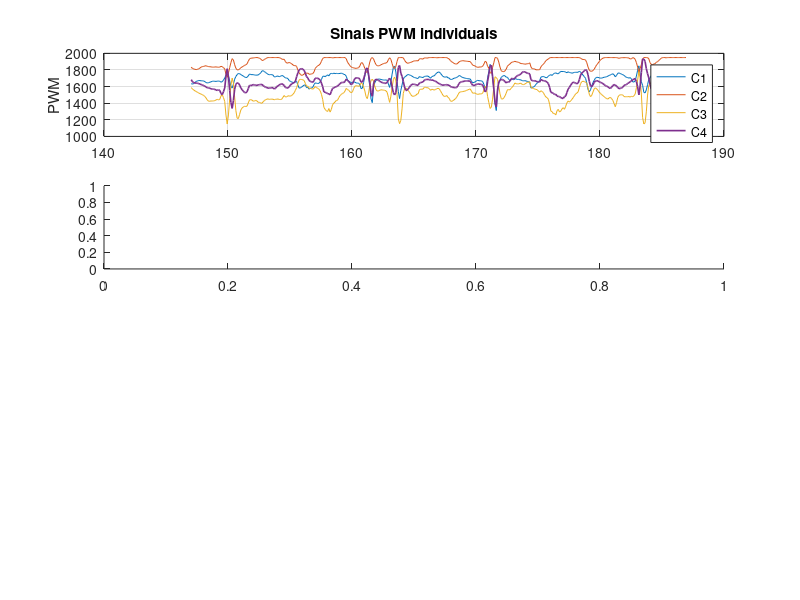

Source code (MATLAB): (Note: this script raises an error after producing the figure.)
% motor_mapping_check.m
% Diagnóstico: identifica qual canal PWM (C1-C4) corresponde a qual
% posição física do motor, usando correlação cruzada entre PWM e p_dot, q_dot, r_dot.
%
% Lógica:
%   - Se PWM_i correlaciona positivamente com p_dot → motor do lado ESQUERDO
%   - Se PWM_i correlaciona negativamente com p_dot → motor do lado DIREITO
%   - Se PWM_i correlaciona positivamente com q_dot → motor FRONTAL
%   - Se PWM_i correlaciona negativamente com q_dot → motor TRASEIRO
%   - Correlação com r_dot indica sentido CW/CCW

%% 1. Carregar e interpolar dados (mesmo que new_identification)
load("log_data.mat")

ATT.TimeS  = double(ATT.TimeUS) / 1e6;
IMU.TimeS  = double(IMU.TimeUS) / 1e6;
RCOU.TimeS = double(RCOU.TimeUS) / 1e6;

idx = IMU.I == 0;
gyrX_raw = IMU.GyrX(idx); gyrY_raw = IMU.GyrY(idx); gyrZ_raw = IMU.GyrZ(idx);
time_IMU = IMU.TimeS(idx);
time_RCOU = RCOU.TimeS;

pwm1_raw = double(RCOU.C1); pwm2_raw = double(RCOU.C2);
pwm3_raw = double(RCOU.C3); pwm4_raw = double(RCOU.C4);

t_start = max([min(time_IMU), min(time_RCOU)]);
t_end   = min([max(time_IMU), max(time_RCOU)]);
dt = 0.1;
t_common = t_start:dt:t_end;

p = interp1(time_IMU, gyrX_raw, t_common, 'linear')';
q = interp1(time_IMU, gyrY_raw, t_common, 'linear')';
r = interp1(time_IMU, gyrZ_raw, t_common, 'linear')';

pwm1 = interp1(time_RCOU, pwm1_raw, t_common, 'linear')';
pwm2 = interp1(time_RCOU, pwm2_raw, t_common, 'linear')';
pwm3 = interp1(time_RCOU, pwm3_raw, t_common, 'linear')';
pwm4 = interp1(time_RCOU, pwm4_raw, t_common, 'linear')';

%% 2. Usar janela de treino com mais excitação (147-187s)
t_range = [147, 187];
idx_r = (t_common >= t_range(1)) & (t_common <= t_range(2));
t = t_common(idx_r)';
p_r = p(idx_r); q_r = q(idx_r); r_r = r(idx_r);
pwm_r = [pwm1(idx_r), pwm2(idx_r), pwm3(idx_r), pwm4(idx_r)];

%% 3. Derivadas numéricas suavizadas
smooth_win = 5;
p_dot = gradient(movmean(p_r, smooth_win), dt);
q_dot = gradient(movmean(q_r, smooth_win), dt);
r_dot = gradient(movmean(r_r, smooth_win), dt);

% Detrend PWM (remover média — foco na variação)
pwm_det = pwm_r - mean(pwm_r);

%% 4. Correlação cruzada (normalizada)
fprintf('\n==========================================================\n');
fprintf('  DIAGNÓSTICO DE MAPEAMENTO DE MOTORES\n');
fprintf('  Janela: %d-%ds\n', t_range(1), t_range(2));
fprintf('==========================================================\n\n');

corr_matrix = zeros(4, 3);
labels_axis = {'p_dot (Roll)', 'q_dot (Pitch)', 'r_dot (Yaw)'};
labels_motor = {'C1', 'C2', 'C3', 'C4'};

for i = 1:4
    corr_matrix(i, 1) = corr(pwm_det(:,i), p_dot);
    corr_matrix(i, 2) = corr(pwm_det(:,i), q_dot);
    corr_matrix(i, 3) = corr(pwm_det(:,i), r_dot);
end

fprintf('  Correlação PWM vs derivadas angulares:\n\n');
fprintf('  %6s  |  %12s  %12s  %12s\n', '', labels_axis{1}, labels_axis{2}, labels_axis{3});
fprintf('  %s\n', repmat('-', 1, 58));
for i = 1:4
    fprintf('  %6s  |  %+12.4f  %+12.4f  %+12.4f\n', ...
        labels_motor{i}, corr_matrix(i,1), corr_matrix(i,2), corr_matrix(i,3));
end

%% 5. Interpretar resultados
fprintf('\n  --- Interpretação ---\n');
fprintf('  (corr > 0 com p_dot → motor ESQUERDO, < 0 → DIREITO)\n');
fprintf('  (corr > 0 com q_dot → motor FRONTAL,  < 0 → TRASEIRO)\n');
fprintf('  (corr com r_dot → indica sentido CW/CCW)\n\n');

pos_labels = {'??', '??', '??', '??'};
for i = 1:4
    if corr_matrix(i,1) > 0 && corr_matrix(i,2) > 0
        pos_labels{i} = 'FRENTE-ESQ';
    elseif corr_matrix(i,1) > 0 && corr_matrix(i,2) < 0
        pos_labels{i} = 'TRÁS-ESQ';
    elseif corr_matrix(i,1) < 0 && corr_matrix(i,2) > 0
        pos_labels{i} = 'FRENTE-DIR';
    elseif corr_matrix(i,1) < 0 && corr_matrix(i,2) < 0
        pos_labels{i} = 'TRÁS-DIR';
    end

    if corr_matrix(i,3) > 0
        yaw_dir = 'CW (visto de cima)';
    else
        yaw_dir = 'CCW (visto de cima)';
    end

    fprintf('  %s → %s  |  Rotação: %s\n', labels_motor{i}, pos_labels{i}, yaw_dir);
end

%% 6. Comparar com o modelo atual
fprintf('\n  --- Modelo atual assume ---\n');
fprintf('  Mx = -(0.232*T1 - 0.232*T2 - 0.232*T3 + 0.232*T4)\n');
fprintf('     → T1,T4 roll negativo (DIREITO)  |  T2,T3 roll positivo (ESQUERDO)\n');
fprintf('  My = 0.311*T1 - 0.343*T2 + 0.311*T3 - 0.343*T4\n');
fprintf('     → T1,T3 pitch positivo (FRONTAL)  |  T2,T4 pitch negativo (TRASEIRO)\n');
fprintf('  Mz = Q1 + Q2 - Q3 - Q4\n');
fprintf('     → M1,M2 yaw positivo (CW)  |  M3,M4 yaw negativo (CCW)\n\n');

fprintf('  Modelo:  C1=FRENTE-DIR | C2=TRÁS-ESQ | C3=FRENTE-ESQ | C4=TRÁS-DIR\n');
fprintf('  Dados:   C1=%-11s | C2=%-11s | C3=%-11s | C4=%-11s\n', ...
    pos_labels{1}, pos_labels{2}, pos_labels{3}, pos_labels{4});

% Verificar se há mismatch
model_pos = {'FRENTE-DIR', 'TRÁS-ESQ', 'FRENTE-ESQ', 'TRÁS-DIR'};
n_match = 0;
for i = 1:4
    if strcmp(pos_labels{i}, model_pos{i})
        n_match = n_match + 1;
    end
end
fprintf('\n  >>> Match: %d/4\n', n_match);
if n_match < 4
    fprintf('  >>> ATENÇÃO: Mapeamento de motores inconsistente!\n');
    fprintf('  >>> Corrija Mx, My, Mz ou reordene os canais PWM.\n');
end

%% 7. Plots
fig = figure('Position', [50 50 1100 900], 'Visible', 'off');

subplot(4,1,1);
plot(t, pwm_r(:,1), t, pwm_r(:,2), t, pwm_r(:,3), t, pwm_r(:,4), 'LineWidth', 1.2);
legend('C1','C2','C3','C4'); ylabel('PWM'); grid on;
title('Sinais PWM individuais');

subplot(4,1,2);
yyaxis left;
plot(t, p_dot, 'b-', 'LineWidth', 1.3); ylabel('p\_dot (rad/s²)');
yyaxis right;
plot(t, pwm_det(:,1), '--', t, pwm_det(:,2), '--', t, pwm_det(:,3), '--', t, pwm_det(:,4), '--');
ylabel('\DeltaPWM'); legend('p\_dot','C1','C2','C3','C4'); grid on;
title('Roll: p\_dot vs \DeltaPWM');

subplot(4,1,3);
yyaxis left;
plot(t, q_dot, 'b-', 'LineWidth', 1.3); ylabel('q\_dot (rad/s²)');
yyaxis right;
plot(t, pwm_det(:,1), '--', t, pwm_det(:,2), '--', t, pwm_det(:,3), '--', t, pwm_det(:,4), '--');
ylabel('\DeltaPWM'); legend('q\_dot','C1','C2','C3','C4'); grid on;
title('Pitch: q\_dot vs \DeltaPWM');

subplot(4,1,4);
yyaxis left;
plot(t, r_dot, 'b-', 'LineWidth', 1.3); ylabel('r\_dot (rad/s²)');
yyaxis right;
plot(t, pwm_det(:,1), '--', t, pwm_det(:,2), '--', t, pwm_det(:,3), '--', t, pwm_det(:,4), '--');
ylabel('\DeltaPWM'); xlabel('Tempo (s)');
legend('r\_dot','C1','C2','C3','C4'); grid on;
title('Yaw: r\_dot vs \DeltaPWM');

sgtitle('Diagnóstico de Mapeamento de Motores');
saveas(fig, fullfile('C:/Users/Henrique/ARTIGO/identification/images', 'motor_mapping.png'));

% Heatmap da correlação
fig2 = figure('Position', [200 200 500 350], 'Visible', 'off');
imagesc(corr_matrix');
colorbar; colormap(redblue_cmap());
caxis([-1 1]);
set(gca, 'XTick', 1:4, 'XTickLabel', labels_motor);
set(gca, 'YTick', 1:3, 'YTickLabel', {'Roll (p\_dot)', 'Pitch (q\_dot)', 'Yaw (r\_dot)'});
title('Correlação: PWM vs Derivadas Angulares');
for i = 1:4
    for j = 1:3
        text(i, j, sprintf('%.3f', corr_matrix(i,j)), ...
            'HorizontalAlignment', 'center', 'FontWeight', 'bold', 'FontSize', 11);
    end
end
saveas(fig2, fullfile('C:/Users/Henrique/ARTIGO/identification/images', 'motor_corr_heatmap.png'));

fprintf('\nScript finalizado.\n');

function cmap = redblue_cmap()
    n = 256;
    r = [linspace(0,1,n/2), ones(1,n/2)];
    g = [linspace(0,1,n/2), linspace(1,0,n/2)];
    b = [ones(1,n/2), linspace(1,0,n/2)];
    cmap = [r', g', b'];
end
